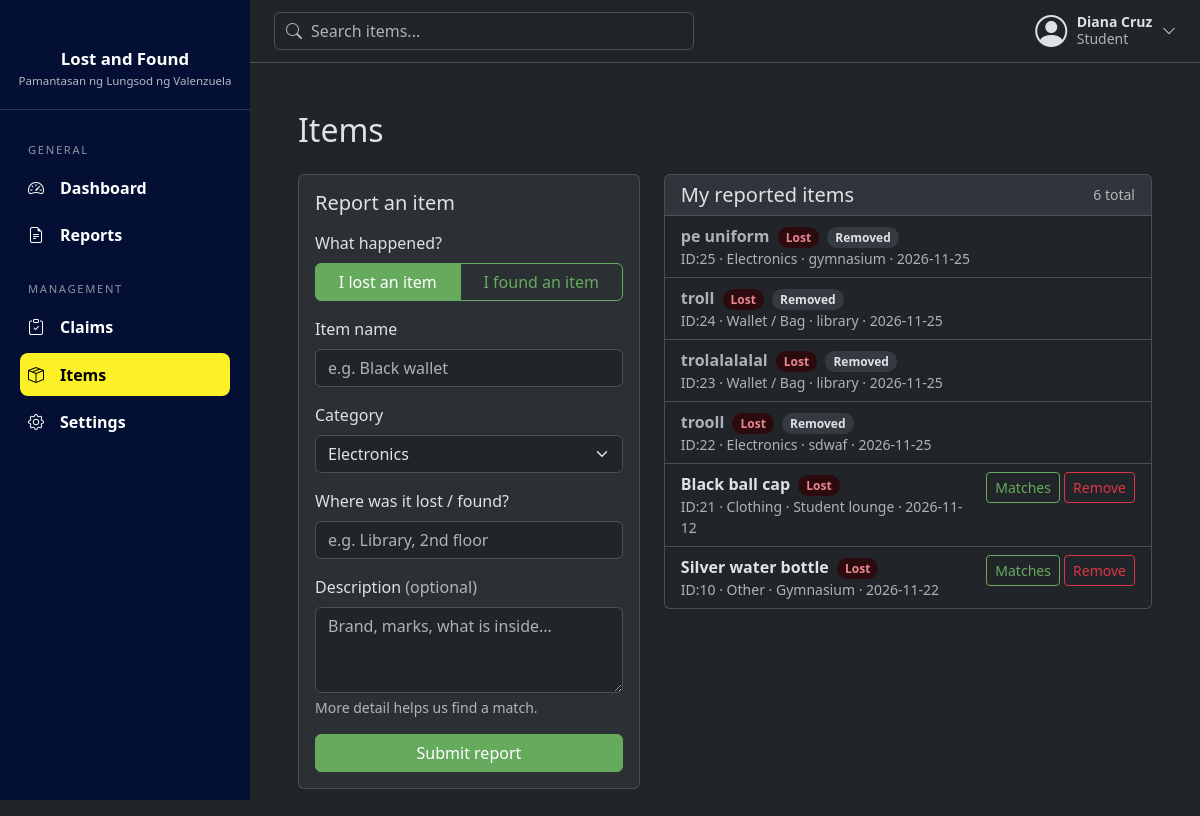
The app's page /items (signed in), older data.
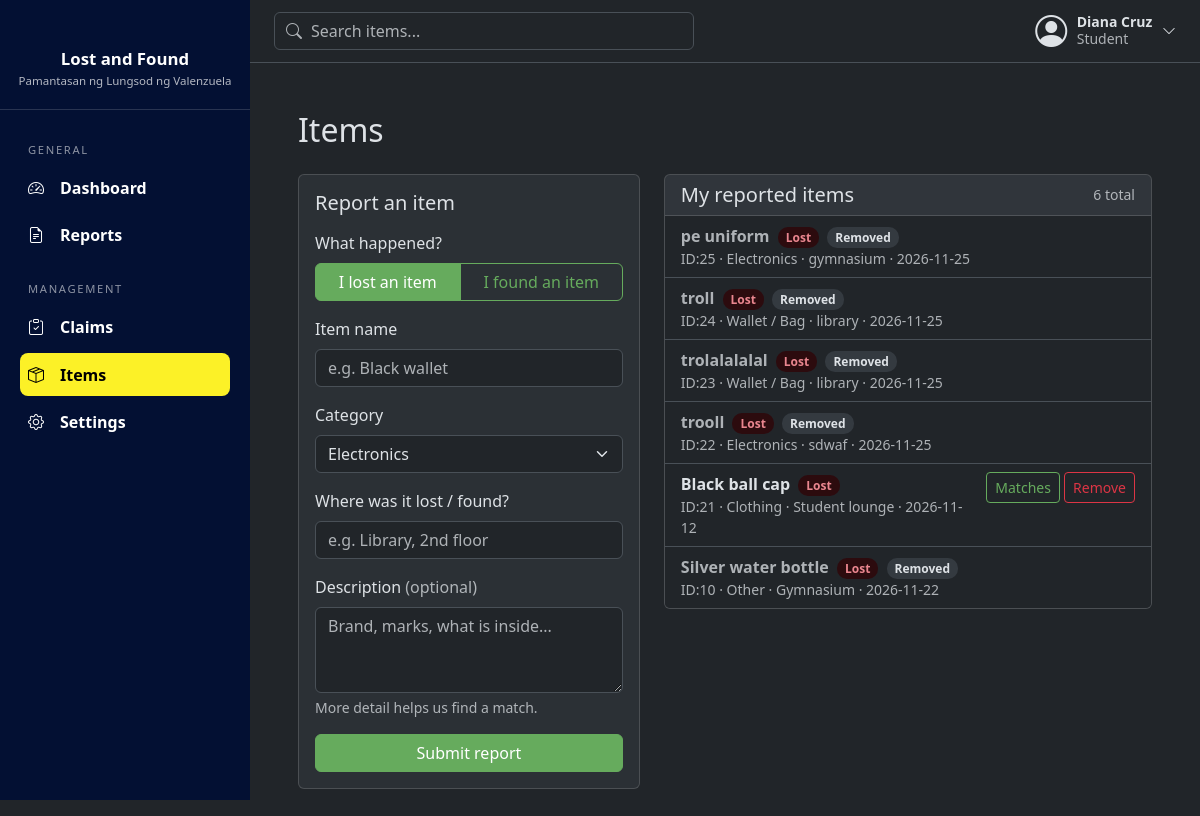
The same page, newer data.
### tables this page shows
CREATE TABLE items (
            item_id INTEGER PRIMARY KEY AUTOINCREMENT,
            user_id INTEGER NOT NULL,
            name TEXT NOT NULL,
            category TEXT NOT NULL,
            description TEXT,
            location TEXT NOT NULL,
            item_status TEXT NOT NULL
                CHECK(item_status IN ('Lost', 'Found')),
            status TEXT NOT NULL DEFAULT 'Active'
                CHECK(status IN ('Active', 'Claimed', 'Returned', 'Removed')),
            date_reported DATE NOT NULL DEFAULT CURRENT_DATE,

            FOREIGN KEY (user_id) REFERENCES users (id)
        );

### routes/user_routes.py (the view, shortened to what this page needs)
@bp.route("/items", methods=["GET", "POST"])
@login_required
def items():
    errors = {}
    return render_template("user/items.html", categories=CATEGORIES, form=request.form,
                           errors=errors, my_items=item_model.by_user(session["user_id"]))

### database/connection.py (called while the page is built)
def get_db():
    if "db" not in g:
        g.db = sqlite3.connect(current_app.config["DATABASE"])
        g.db.row_factory = sqlite3.Row
        g.db.execute("PRAGMA foreign_keys = ON")
    return g.db

### models/item_model.py (called while the page is built)
def by_user(user_id):
    return get_db().execute(
        "SELECT * FROM items WHERE user_id = ? ORDER BY item_id DESC", (user_id,)
    ).fetchall()

### models/user_model.py (called while the page is built)
def get_by_id(user_id):
    return get_db().execute("SELECT * FROM users WHERE id = ?", (user_id,)).fetchone()

### routes/utils.py (called while the page is built)
def login_required(view):
    @wraps(view)
    def wrapped(*args, **kwargs):
        if "user_id" not in session:
            flash("Please log in first.", "warning")
            return redirect(url_for("auth.login"))
        user = user_model.get_by_id(session["user_id"])
        if user is None or not user["is_active"]:
            session.clear()
            flash("Your account is no longer active. Please contact an administrator.", "warning")
            return redirect(url_for("auth.login"))
        return view(*args, **kwargs)
    return wrapped

### templates/user/items.html (shortened to what the changed rows need)
{% extends "base.html" %}
{% block content %}
<h2 class="mb-4">Items</h2>
<div class="row g-4">
  <div class="col-xl-7">
    <div class="card">
      {% if my_items %}
      <ul class="list-group list-group-flush">
        {% for item in my_items %}
        <li class="list-group-item d-flex justify-content-between align-items-start gap-3
                   {{ 'text-body-secondary' if item['status'] != 'Active' }}">
          <div>
            <div class="fw-semibold">
              {{ item["name"] }}
              <span class="dash-badge ms-1 {{ item['item_status'] }}">{{ item["item_status"] }}</span>
              {% if item["status"] != "Active" %}<span class="dash-badge ms-1">{{ item["status"] }}</span>{% endif %}
            </div>
            <div class="small text-body-secondary">
              ID:{{ item["item_id"] }} &middot; {{ item["category"] }} &middot; {{ item["location"] }} &middot; {{ item["date_reported"] }}
            </div>
          </div>
          {% if item["status"] == "Active" %}
          <div class="text-nowrap">
            <a class="btn btn-sm btn-outline-primary" href="{{ url_for('user.item_matches', item_id=item['item_id']) }}">Matches</a>
            <form method="post" action="{{ url_for('user.remove_item', item_id=item['item_id']) }}" class="d-inline"
                  onsubmit="return confirm('Remove this report? It will no longer be matched.');">
              <button class="btn btn-sm btn-outline-danger">Remove</button>
            </form>
          </div>
          {% endif %}
        </li>
        {% endfor %}
      </ul>
      {% else %}
      <div class="card-body">
        <p class="dash-empty mb-0">You haven't reported any items yet.</p>
      </div>
      {% endif %}
    </div>
  </div>
</div>
{% endblock %}

Row changes from the older to the newer data that the page shows:
changed items "Silver water bottle": status (not shown) → "Removed"; no longer shows "Matches Remove"
